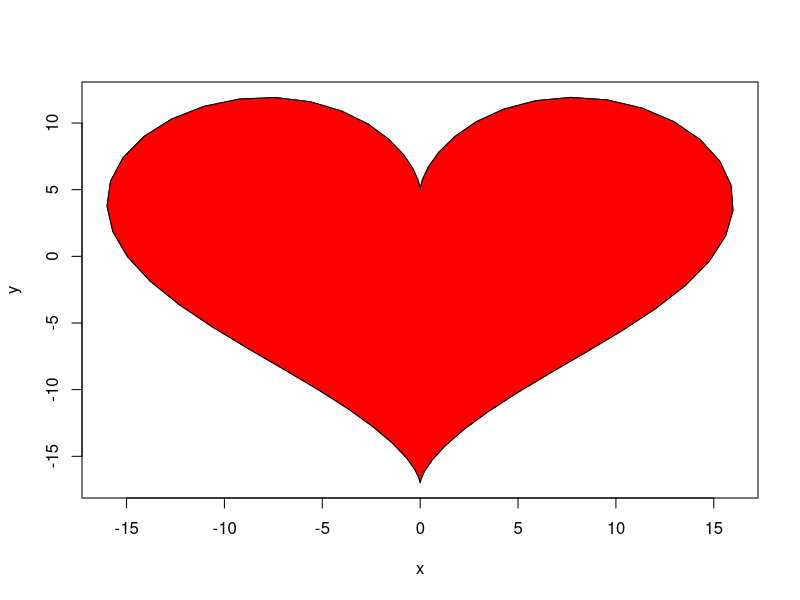

Recreate this plot in R.
dat<- data.frame(t=seq(0, 2*pi, by=0.1) )
xhrt <- function(t) 16*sin(t)^3
yhrt <- function(t) 13*cos(t)-5*cos(2*t)-2*cos(3*t)-cos(4*t)
dat$y=yhrt(dat$t)
dat$x=xhrt(dat$t)
with(dat, plot(x,y, type="l"))
with(dat, polygon(x,y, col="red"))

